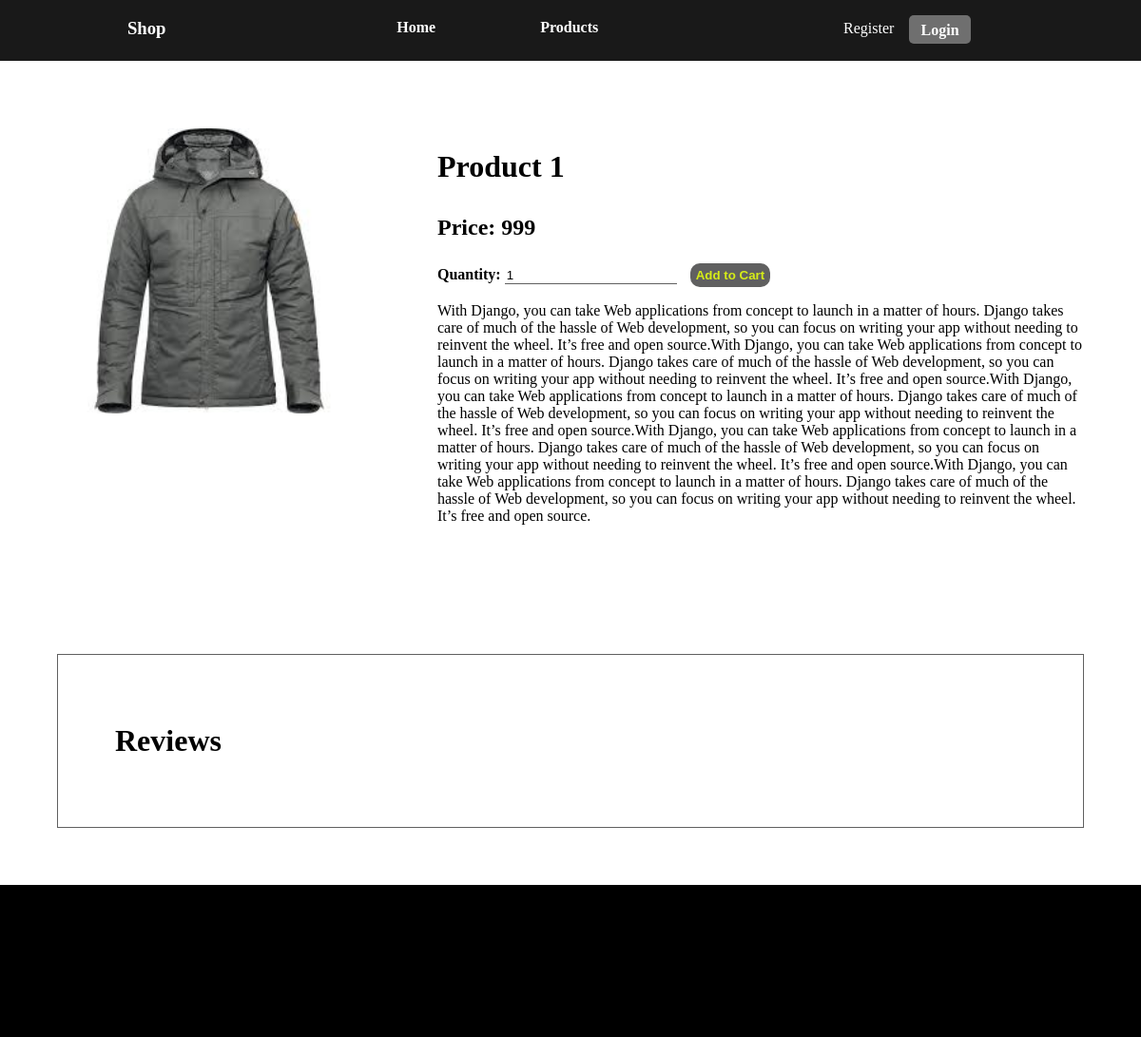
The page /product/product_id=1 on the database as committed earlier.
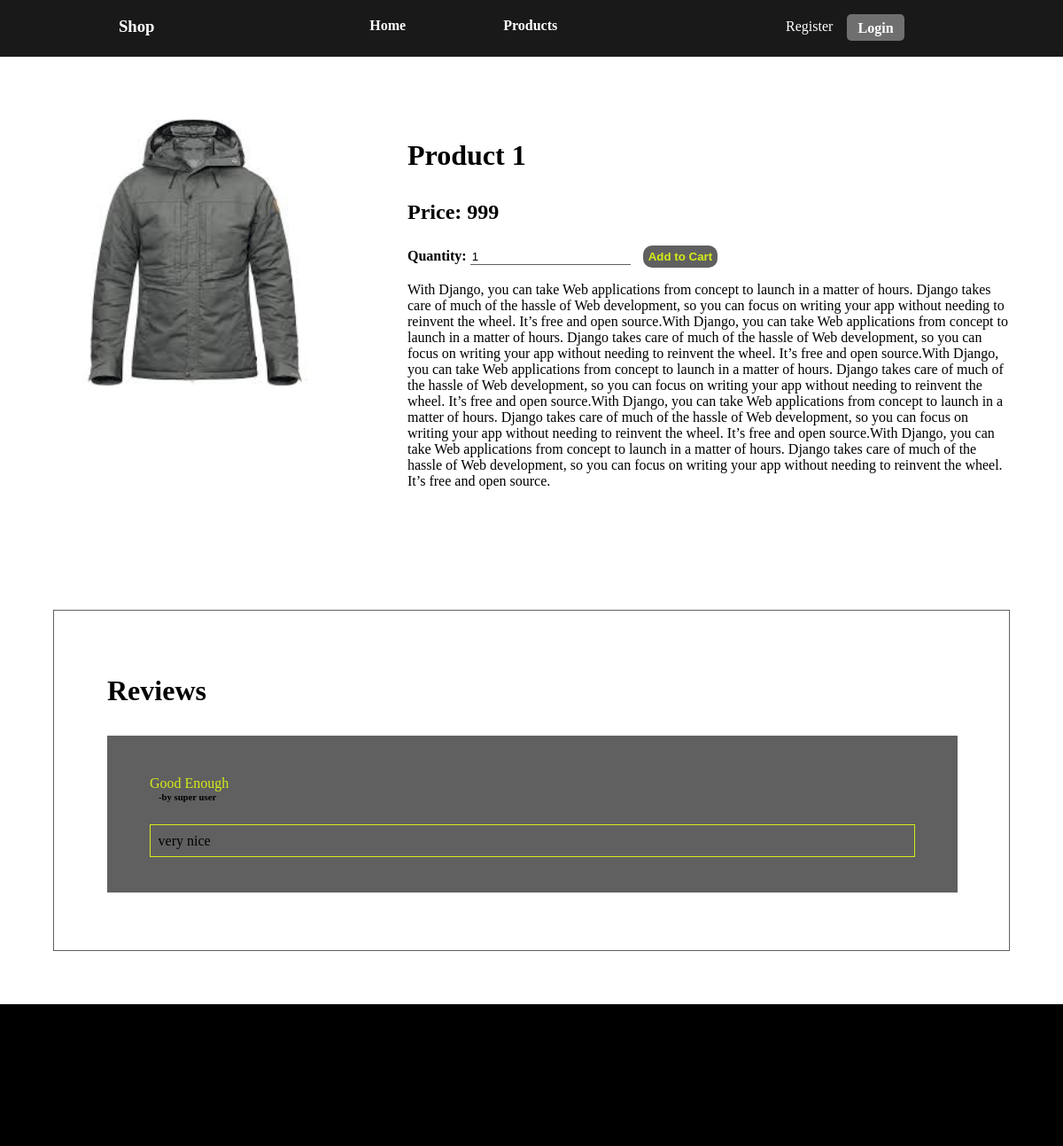
The same page on the database as committed later.
### products/models.py (models this page shows, shortened)
class product(models.Model):
    product_name=models.CharField(max_length=80,unique=True)
    image=models.ImageField(upload_to='media/img')
    price=models.IntegerField()
    produuct_description=models.TextField()

class review(models.Model):
    score_choices=(
        ('Very Bad','Very Bad'),
        ('Bad','Bad'),
        ('Good Enough','Good Enough'),
        ('Good','Good'),
        ('Amazing','Amazing')
    )
    product=models.ForeignKey(product,on_delete=models.CASCADE)
    reviewer=models.ForeignKey(User,on_delete=models.CASCADE)
    score=models.CharField(max_length=200,choices=score_choices,default='Good Enough')
    comment=models.CharField(max_length=2000,null=True)

### user/models.py (models this page shows, shortened)
class User(AbstractUser):
    profile_picture=models.ImageField(upload_to='img/user_profile_picture',null=True)
    phone_no=models.IntegerField(null=True)
    address=models.CharField(null=True,max_length=200)

### products/views.py (the view)
# urls.py: path('product/product_id=<pk>', views.product_view),
def product_view(request,pk):
    try:
        this_review=review.objects.filter(reviewer=request.user).get(product_id=pk)
    except:
        this_review=None
    try:
        order_placed=order.objects.filter(product_id=pk).filter(customer=request.user).filter(status='Delivered')
    except:
        order_placed=None
    if request.method=='POST':
        if request.POST.get('btn')=="Add to Cart":
            review_create_form=givereview()
            review_edit_form=givereview(instance=review)
            if request.user.is_authenticated:
                product_id=pk
                product_qtn=request.POST.get('quantity-product')
                if product_qtn!="":
                    if int(product_qtn)>0:
                        addtocart(request,product_qtn,product_id)
                    else:
                        messages.info(request,'Please add quantity.')
                else:
                    messages.info(request,'Please add quantity.')
            else:
                return redirect('/user/login')
        elif request.POST.get('btn')=='Post Review':
            review_create_form=givereview(request.POST)
            review_to_be_saved=review_create_form.save(commit=False)
            review_to_be_saved.product=product.objects.get(id=pk)
            review_to_be_saved.reviewer=request.user
            review_to_be_saved.save()
            review_create_form=givereview()
            review_edit_form=givereview(instance=this_review)
        elif request.POST.get('btn')=='Edit Review':
            review_create_form=givereview()
            review_edit_form=givereview(request.POST,instance=this_review)
            review_edit_form.save()
            review_edit_form= givereview(instance=this_review)
    else:
        review_create_form=givereview()
        review_edit_form=givereview(instance=this_review)
    context={
        "product":product.objects.get(id=pk),
        "givereview":review_create_form,
        "editreview":review_edit_form,
        "this_review":this_review,
        "order_placed":order_placed,
        "reviews":review.objects.filter(product_id=pk)
    }
    print(this_review)
    return render(request,'product.html',context)

### products/forms.py
class givereview(forms.ModelForm):
    comment= forms.CharField(widget=forms.Textarea(attrs={'cols': 80, 'rows': 20}))
    class Meta:
        model = review
        fields=[
            'score',
            'comment'
        ]

### products/templates/product.html (shortened to what this page needs)
{% extends 'base.html' %}
{% load static %}
{% block css %}
    <link rel="stylesheet" href="{% static 'css/product.css' %}">
{% endblock %}
{% block content %}
    <div class="description">
        <div class="img-contain">
            <img class="product-img" src="{{product.image.url}}" alt="product img" srcset="">
        </div>
        <h3 class="product-title"> {{product.product_name}}</h3>
        <p class="price">Price: {{product.price}}</p>
        <form action="" method="POST">
            <label for="quantity-product">Quantity:</label>
            <input type="number" name="quantity-product" class="quantity-product" value=1>
            <input type="submit" name="btn" value="Add to Cart">
        </form>
        <p class="product-des"> {{product.produuct_description}}</p>
    </div>
    <div class="reviews">
        <h3 class="review-title">Reviews</h3>
        {% for review in reviews %}
              <div class="review">
                  <h4>{{review.score}}</h4>
                  <h6>-by {{review.reviewer.first_name}} {{review.reviewer.last_name}}</h6>
                  <p>{{review.comment}}</p>
              </div>
        {% endfor %}
    </div>
{% endblock %}

### products/templates/base.html (shortened to what this page needs)
{% load static %}
<!DOCTYPE html>
<html lang="en">
<head>
    {% block css %}
    {% endblock %}
</head>
<body>
    <header class="nav">
            <div id="logo-container">
                <h3 class="logo">Shop</h3>
            </div>
            <div class="link-container">
                <ul class="links">
                    <li class="link"><a href="/">Home</a></li>
                    <li class="link"><a href="/products/">Products</a></li>
                </ul>
            </div>
            <div class="user-options">
                {% if user.is_authenticated %}
                    <div class="name"><a href="/user/user_info">{{user.first_name}}</a></div>
                    <div class="logout"><a href="/user/logout">Logout</a></div>
                {% else %}
                    <div class="register"><a href="/user/register">Register</a></div>
                    <div class="login" ><a href="/user/login/">Login</a></div>
                {% endif %}
            </div>
    </header>
    {% block content %}
    {% endblock %}
    <footer>
    </footer>
</body>
</html>

### static/css/product.css (style rules this page uses)
html { scroll-behavior: smooth; }
body { margin: 0; padding: 0; overflow-x: hidden; background-color: white; }
* { -webkit-box-sizing: border-box; box-sizing: border-box; outline: none; }
.logo { color: white; }
.nav { width: 100vw; padding-left: 5%; padding-right: 5%; display: -webkit-box; display: -ms-flexbox; display: flex; -ms-flex-pack: distribute; justify-content: space-around; height: auto; z-index: 10; opacity: 0.9; top: 0px; position: fixed; background-color: black; }
.links { display: -webkit-box; display: -ms-flexbox; display: flex; -webkit-box-orient: horizontal; -webkit-box-direction: normal; -ms-flex-direction: row; flex-direction: row; -webkit-box-ordinal-group: 3; -ms-flex-order: 2; order: 2; height: 100%; margin-top: 0px; }
.links .link { margin: 20px 55px 10px 55px; list-style: none; font-weight: bold; height: 100%; color: white; }
.links .link a { text-decoration: none; color: white; }
.user-options { display: -webkit-box; display: -ms-flexbox; display: flex; }
.user-options .login { font-weight: bold; height: 100%; margin: 16px 45px 4px 17px; padding: 7px 12.5px 11px 12.5px; border-radius: 5px; width: 65px; height: 30px; -webkit-transition: 250ms; transition: 250ms; background-color: #606060FF; }
.user-options .login a { text-decoration: none; color: white; }
.user-options .register { font-weight: lighter; font-size: 1rem; height: 100%; margin: 17px 5px 4px 47px; padding: 4px 10px 6px 8px; border-radius: 5px; width: 55px; height: 25px; -webkit-transition: 250ms; transition: 250ms; }
.user-options .register a { text-decoration: none; color: white; }
footer { background-color: black; height: 20vh; width: 100vw; margin-bottom: 0px; margin-top: auto; color: white; }
.description { margin-top: 65px; padding: 5%; }
.description .img-contain { width: 400px; height: 500px; overflow: hidden; float: left; padding: 10px; }
.description .img-contain .product-img { width: 300px; height: auto; }
.description .product-title { font-size: 2rem; font-weight: bolder; }
.description .price { font-size: 1.5rem; font-weight: bold; }
.description form label { color: black; font-weight: bolder; }
.description form input[type='number'] { border: none; border-bottom: 1px solid black; -webkit-transition: 300ms; transition: 300ms; background-color: white; border-bottom: 1px solid #606060FF; -webkit-transition: 200ms; transition: 200ms; }
.description form input[type='submit'] { cursor: pointer; background-color: #606060FF; height: 25px; border: none; border-radius: 10px; color: #D6ED17FF; font-weight: bold; margin-left: 10px; -webkit-transition: 300ms; transition: 300ms; }
.description .product-des { font-size: 1rem; font-weight: lighter; }
.reviews { padding: 5vh 5vw 5vh 5vw; width: 90vw; min-height: 20vh; margin: 5%; border: 1px solid #606060FF; }
.reviews .review-title { font-size: 2rem; font-weight: bolder; }
.reviews .review { width: 80vw; background-color: #606060FF; padding: 2.5% 5% 2.5% 5%; margin-bottom: 25px; }
.reviews .review h4 { margin-bottom: 0px; color: #D6ED17FF; font-weight: lighter; }
.reviews .review h6 { font-weight: bold; margin-top: 0px; margin-left: 10px; }
.reviews .review p { border: 0.2px solid #D6ED17FF; padding: 1%; }

Rows that differ between the two databases and show on the page:
added review: score "Good Enough", reviewer.first_name "super", reviewer.last_name "user", comment "very nice"
